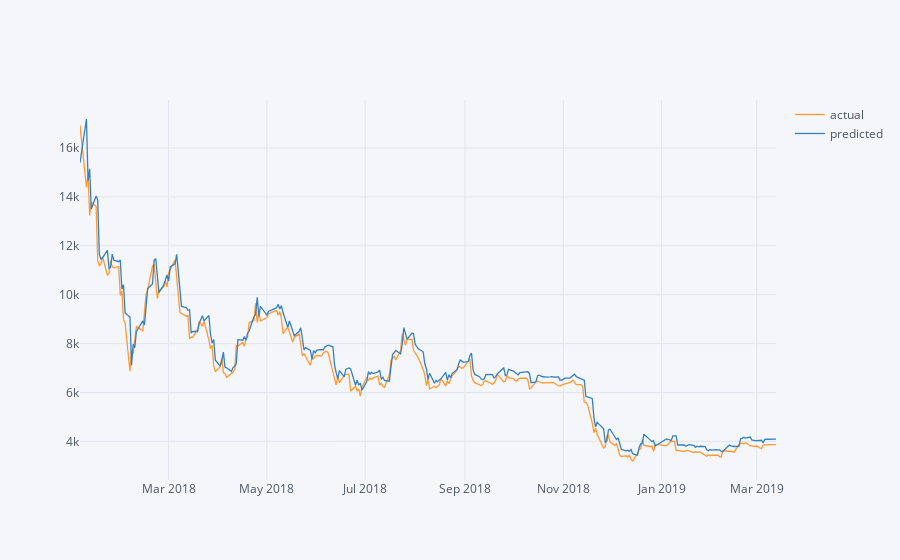

The cell this chart's notebook holds for it:
### Markdown cell above
はい。

### Code cell
test_x = XY["close_x"].to_frame()[split_time <= XY.index]
predict = XY["close_y"].to_frame()[split_time <= XY.index]
predict["shift"] = predict.shift()
predict["pred_diff"] = model.predict(test_x).reshape(1, -1)[0]
predict = predict.dropna()
predict["predicted"] = predict["shift"] + predict["pred_diff"]
pd.DataFrame({
    "actual": predict["close_y"],
    "predicted": predict["predicted"]
}).iplot()

### Figure 1 — Plotly figure (JSON) as saved in the notebook; plotly's stock layout.template omitted (floating-point values rounded to 4 significant figures; data arrays with more than 128 entries replaced by an {"elided": "..."} marker saying what was removed)
{"data": [{"line": {"color": "rgba(255, 153, 51, 1.0)", "dash": "solid", "shape": "linear", "width": 1.3}, "mode": "lines", "name": "actual", "text": "", "type": "scatter", "uid": "051ace22-c291-44d9-9d0a-95fab35c9d27", "x": {"elided": "292 str values"}, "y": {"elided": "292 float values"}}, {"line": {"color": "rgba(55, 128, 191, 1.0)", "dash": "solid", "shape": "linear", "width": 1.3}, "mode": "lines", "name": "predicted", "text": "", "type": "scatter", "uid": "6e62d5b4-6de1-4c81-ada3-23e92b863185", "x": {"elided": "292 str values"}, "y": {"elided": "292 float values"}}], "layout": {"autosize": true, "legend": {"bgcolor": "#F5F6F9", "font": {"color": "#4D5663"}}, "paper_bgcolor": "#F5F6F9", "plot_bgcolor": "#F5F6F9", "title": {"font": {"color": "#4D5663"}}, "xaxis": {"autorange": true, "gridcolor": "#E1E5ED", "range": ["2018-01-05", "2019-03-13"], "showgrid": true, "showspikes": false, "tickfont": {"color": "#4D5663"}, "title": {"font": {"color": "#4D5663"}, "text": ""}, "type": "date", "zerolinecolor": "#E1E5ED"}, "yaxis": {"autorange": true, "gridcolor": "#E1E5ED", "range": [2418.0, 17970.0], "showgrid": true, "showspikes": false, "tickfont": {"color": "#4D5663"}, "title": {"font": {"color": "#4D5663"}, "text": ""}, "type": "linear", "zerolinecolor": "#E1E5ED"}}}
